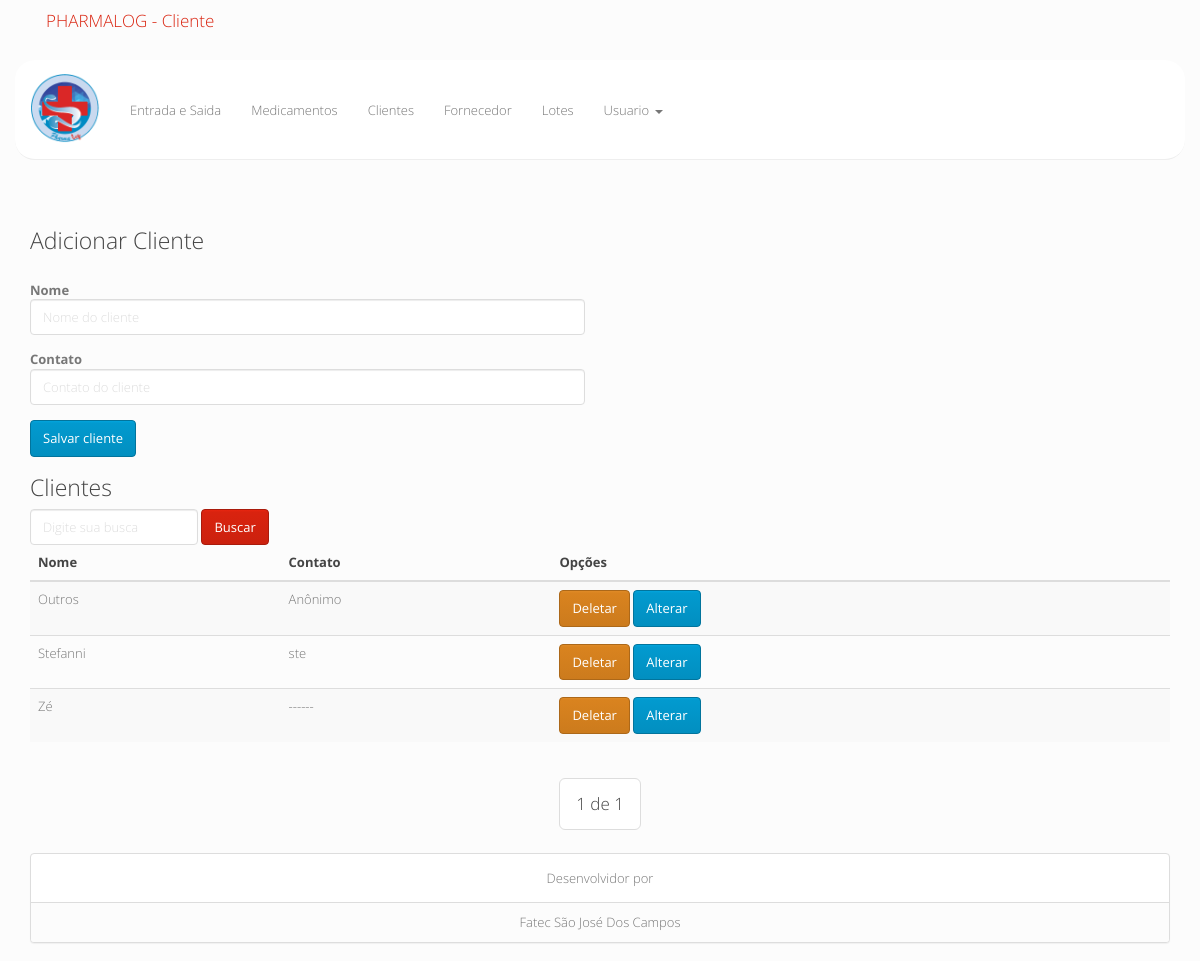
The app's page /controle/dashboard/clientes/ (signed in) with its own data.
### controle/models.py (models this page shows, shortened)
class Cliente(models.Model):
	nome = models.CharField(max_length=50)
	contato = models.CharField(max_length=40)

### controle/views.py (the view, shortened to what this page needs)
@login_required(login_url='/')
def cliente(request):
	context = {}
	error = ""
	classerror = ""
	if request.GET.get('busca'):
		b = request.GET['busca'].strip()
		cliente = Cliente.objects.filter(Q(nome__contains=b)|Q(contato__contains=b))
		if len(cliente) == 0:
			classerror = "alert alert-warning"
			error = "Nada Encontrado!!"
	else:
		cliente = Cliente.objects.order_by('nome')
	page = request.GET.get('page')
	paginator =  Paginator(cliente,10)
	try:
		cliente = paginator.page(page)
	except PageNotAnInteger:
		cliente = paginator.page(1)
	except EmptyPage:
		cliente = paginator.page(paginator.num_pages)
	context['list_cli'] = cliente
	context['title'] = 'Cliente'
	context['error'] = error
	context['classerror'] = classerror
	return render(request,'content/clientes.html',context)

### controle/templates/content/clientes.html (shortened to what this page needs)
{% load staticfiles %}
{% include "header.html" %}
		{% include "menu.html" %}
		<section class="container">
			<h3>Adicionar Cliente</h3>
			<div class="row">
				<div class="col-lg-6 col-md-6 col-xs-12">
					<form action="" method="POST" role="form">
						<br>
						<div class="form-group">
							<strong>Nome</strong>
							<input type="text" maxlength="40" value="{{nome}}" class="form-control" name="nome" placeholder="Nome do cliente" required>
						</div>
						<div class="form-group">
							<strong>Contato</strong>
							<input type="text"  maxlength="40" value="{{contato}}" class="form-control" name="contato" placeholder="Contato do cliente" required>
						</div>
						<button type="submit" class="btn btn-info">Salvar cliente</button>
					</form>
				</div>
			</div>
			<div class="row">
				<div class="col-lg-12 col-md-12 col-xs-12">
					<h3>Clientes</h3>
					<form action="" method="GET" class="form-inline" role="form">
						<div class="form-group">
							<input type="text" class="form-control" name="busca" placeholder="Digite sua busca" required>
						</div>
						<button type="submit" class="btn btn-primary">Buscar</button>
					</form>
					<table class="table table-striped table-hover">
						<thead>
							<tr>
								<th>Nome</th>
								<th>Contato</th>
								<th>Opções</th>
							</tr>
						</thead>
						<tbody>
							{% for cli in list_cli %}
							<tr>
								<td>{{cli.nome}}</td>
								<td>{{cli.contato}}</td>
								<td>
									<a class="btn btn-danger" onclick="delCli('?deleta='+{{cli.id}},'{{cli.nome}}')">
										Deletar
									</a>
									<a class="btn btn-info" data-toggle="modal" href='#alterar' onclick="pegaAltFornCli('{{cli.id}}','{{cli.nome}}','{{cli.contato}}')">
									Alterar
									</a>
								</td>
							</tr>
							{% endfor %}
						</tbody>
					</table>
					<div class="text-center">
					    <ul class="pagination pagination-lg">
					        <li>
					            <a>
					            	{{ list_cli.number }} de {{ list_cli.paginator.num_pages }}
					            </a>
					        </li>
					    </ul>
					</div>
				</div>
			</div>
		</section>
{% include "footer.html" %}

### records on screen
Cliente: nome "Outros", contato "Anônimo"
Cliente: nome "Stefanni", contato "ste"
Cliente: nome "Zé", contato "------"

### other values on screen
{{ title }} "Cliente"
{{ list_cli.number }} "1"
{{ list_cli.paginator.num_pages }} "1"
